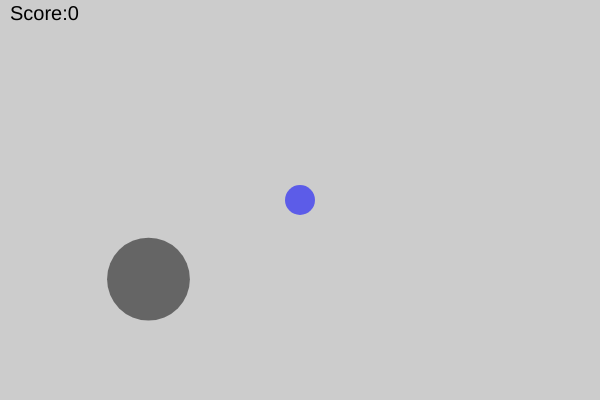
Frame 1 (no input)
Frame 60 (no input): identical to frame 1, image omitted
Frame 120 (the mouse pressed at the canvas centre since frame 60): identical to frame 1, image omitted

The p5.js sketch that drew this single still picture (run headless with seeded random() and noise() and a simulated clock; from frame 60 on, the mouse is pressed at the canvas centre):

// p5.js sketch
// ── sketch.js
// A basic keyboard game in p5js. Move the blue ball into the blackhole
// and get a point
//
// By Jon Froehlich
// http://makeabilitylab.io
// 
// See:
//  - https://learning.oreilly.com/library/view/make-getting-started/9781457186769/ch05.html#response


let avatar;
let blackhole;
let score = 0;

// Accessibility: announce score changes to screen readers via the aria-live
// region in index.html. We track what we last announced so the region only
// updates on a real change (no per-frame spam). This game has no game-over
// state, so we only announce the score.
let lastAnnouncedScore = -1;

function announceStatus(message) {
  const statusEl = document.getElementById('aria-status');
  if (statusEl && statusEl.textContent !== message) {
    statusEl.textContent = message;
  }
}

function updateScreenReaderStatus() {
  if (score !== lastAnnouncedScore) {
    announceStatus('Score: ' + score);
    lastAnnouncedScore = score;
  }
}

function setup() {
  createCanvas(600, 400);

  // Accessibility: text description of the canvas for screen readers
  // https://p5js.org/reference/p5/describe/
  describe("A keyboard game: use the arrow keys to move a blue ball into the black hole to score a point.");
  
  // create the game character
  avatar = new Ball(width/2, height/2, 30, color(0, 0, 255, 140));
  
  // create the black hole
  let blackholeDiameter = random(avatar.diameter + 10, 100);
  let blackholeRadius = blackholeDiameter/2;
  let blackholeX = random(blackholeRadius, width - blackholeRadius);
  let blackholeY = random(blackholeRadius, height - blackholeRadius);
  blackhole = new Ball(blackholeX, blackholeY, blackholeDiameter, color(0, 0, 0, 128));
}

function draw() {
  background(204);
  
  
  blackhole.draw();
  
  if(blackhole.contains(avatar)){
    print("Yum!");
    score++;
    blackhole.relocate();
  }
  
  avatar.draw();
  textSize(20);
  text("Score:" + score, 10, 20);

  updateScreenReaderStatus();
}

function keyPressed() {
  //print(keyCode, key);
  
  // don't put any drawing code in here!
  let pixelIncrement = 15;
  if (keyCode == LEFT_ARROW) {
    avatar.x = avatar.x - pixelIncrement;
  } else if (keyCode == RIGHT_ARROW) {
    avatar.x = avatar.x + pixelIncrement;
  } else if(keyCode == DOWN_ARROW){
    avatar.y = avatar.y + pixelIncrement; 
  }else if(keyCode == UP_ARROW){
    avatar.y = avatar.y - pixelIncrement; 
  }
  
  if(key == ' '){ // jump
    avatar.y = avatar.y - 100; 
  }
}

class Ball{
  constructor(x, y, diameter, fillColor){
    this.x = x;
    this.y = y;
    this.diameter = diameter;
    this.fillColor = fillColor;
  }
  
  draw(){
    push();
    noStroke();
    fill(this.fillColor);
    ellipse(this.x, this.y, this.diameter);
    pop();
  }
  
  relocate(){
    let radius = this.diameter / 2;
    this.x = random(radius, width - radius);
    this.y = random(radius, height - radius);  
  }
  
  contains(otherBall){
    let distFromThisBallToOtherBall = dist(this.x, this.y, otherBall.x, otherBall.y);
    let otherBallRadius = otherBall.diameter / 2;
    let thisRadius = this.diameter / 2;
    if(distFromThisBallToOtherBall + otherBallRadius <= thisRadius){
      return true;  
    }
    return false;
  }
}
